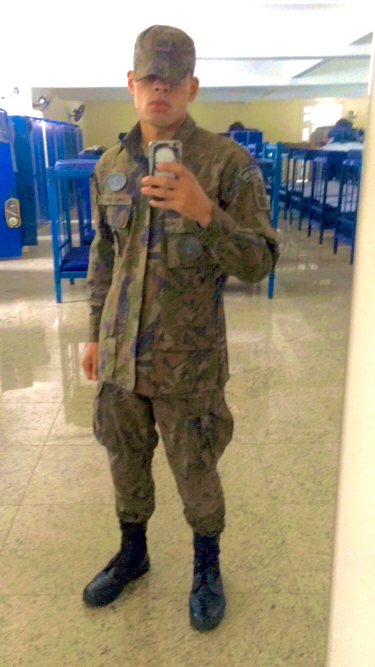
#> input picture aulas/aula200_pillow_photoshop/RBEME1462.JPG, 750 x 1334 px (shown at 1/2 size)
$ python main.py
#> lines starting #> are read from the running program, lines starting #| are printed output that depends on the picture
# Pillow: https://pillow.readthedocs.io/en/stable/
# Pillow is a Python Imaging Library that adds image processing capabilities to your Python interpreter.

from PIL import Image, ImageFilter, ImageDraw, ImageFont
from pathlib import Path

root_folder = Path(__file__).parent
img_path = root_folder / 'RBEME1462.JPG'
NEW_IMAGE = root_folder / 'RBEME1462_edited.jpg'

# Open an image file
pil_img = Image.open(img_path)
#> pil_img is the input picture: PIL image 750x1334 RGB; mean R, G, B 156.6, 147.2, 125.5
width, height = pil_img.size
#> width = 750; height = 1334
exif = pil_img.info['exif']


# print(f'Original image size: {width} x {height}')

# width -> new width
# height -> x

new_width = int(width * 0.5)
#> new_width = 375
new_height = int(height * 0.5)
#> new_height = 667

print(f'New image size: {new_width} x {new_height}')
#| New image size: 375 x 667
print(f'Original image size: {width} x {height}')
#| Original image size: 750 x 1334

new_img = pil_img.resize((new_width, new_height))
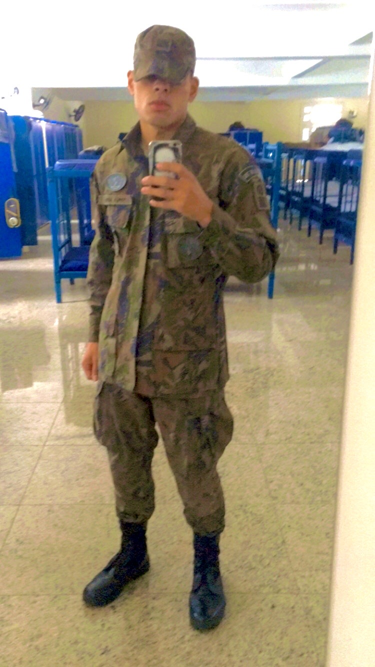
#> new_img: PIL image 375x667 RGB; mean R, G, B 156.6, 147.2, 125.5
new_img.save(NEW_IMAGE,
               exif=exif,
               optimize=True,
               quality=85,
               )
